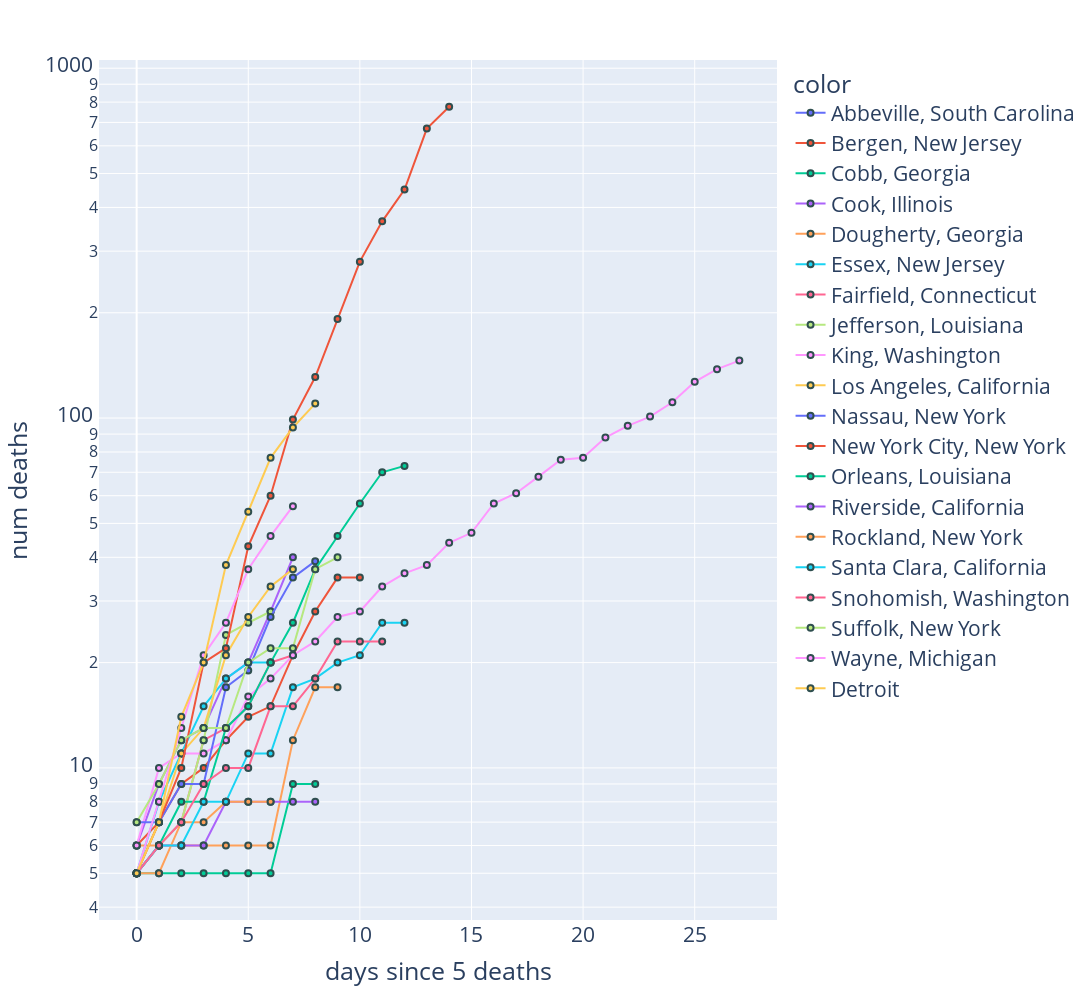

Here is the notebook cell this chart was saved with:
### Code cell
plt2 = px.scatter(x=plot_df_c.days, y=plot_df_c.value, color=plot_df_c.countystate,
              width=1200, height=1000, 
              log_y=True,
              labels=dict(y='num deaths', x='days since 5 deaths')
            )

plt2.update_traces(mode='lines+markers',
                  marker=dict(size=6,
                              line=dict(width=2,
                                        color='DarkSlateGrey')))
plt2.update_layout(font=dict(
        size=21))
plt2.show()

### Figure 1 — Plotly figure (JSON) as saved in the notebook; plotly's stock layout.template omitted (floating-point values rounded to 4 significant figures)
{"data": [{"hoverlabel": {"namelength": 0}, "hovertemplate": "color=Abbeville, South Carolina<br>days since 5 deaths=%{x}<br>num deaths=%{y}", "legendgroup": "Abbeville, South Carolina", "marker": {"color": "#636efa", "line": {"color": "DarkSlateGrey", "width": 2}, "size": 6, "symbol": "circle"}, "mode": "lines+markers", "name": "Abbeville, South Carolina", "showlegend": true, "type": "scatter", "x": [0, 1, 2, 3, 4, 5, 6, 7, 8, 9, 10, 11, 12, 13, 14, 15, 16, 17, 18, 19, 20, 21, 22, 23, 24, 25, 26, 27], "xaxis": "x", "y": [null, null, null, null, null, null, null, null, null, null, null, null, null, null, null, null, null, null, null, null, null, null, null, null, null, null, null, null], "yaxis": "y"}, {"hoverlabel": {"namelength": 0}, "hovertemplate": "color=Bergen, New Jersey<br>days since 5 deaths=%{x}<br>num deaths=%{y}", "legendgroup": "Bergen, New Jersey", "marker": {"color": "#EF553B", "line": {"color": "DarkSlateGrey", "width": 2}, "size": 6, "symbol": "circle"}, "mode": "lines+markers", "name": "Bergen, New Jersey", "showlegend": true, "type": "scatter", "x": [0, 1, 2, 3, 4, 5, 6, 7, 8, 9, 10, 11, 12, 13, 14, 15, 16, 17, 18, 19, 20, 21, 22, 23, 24, 25, 26, 27], "xaxis": "x", "y": [6, 7, 9, 10, 12, 14, 15, 21, 28, 35, 35, null, null, null, null, null, null, null, null, null, null, null, null, null, null, null, null, null], "yaxis": "y"}, {"hoverlabel": {"namelength": 0}, "hovertemplate": "color=Cobb, Georgia<br>days since 5 deaths=%{x}<br>num deaths=%{y}", "legendgroup": "Cobb, Georgia", "marker": {"color": "#00cc96", "line": {"color": "DarkSlateGrey", "width": 2}, "size": 6, "symbol": "circle"}, "mode": "lines+markers", "name": "Cobb, Georgia", "showlegend": true, "type": "scatter", "x": [0, 1, 2, 3, 4, 5, 6, 7, 8, 9, 10, 11, 12, 13, 14, 15, 16, 17, 18, 19, 20, 21, 22, 23, 24, 25, 26, 27], "xaxis": "x", "y": [5, 5, 5, 5, 5, 5, 5, 9, 9, null, null, null, null, null, null, null, null, null, null, null, null, null, null, null, null, null, null, null], "yaxis": "y"}, {"hoverlabel": {"namelength": 0}, "hovertemplate": "color=Cook, Illinois<br>days since 5 deaths=%{x}<br>num deaths=%{y}", "legendgroup": "Cook, Illinois", "marker": {"color": "#ab63fa", "line": {"color": "DarkSlateGrey", "width": 2}, "size": 6, "symbol": "circle"}, "mode": "lines+markers", "name": "Cook, Illinois", "showlegend": true, "type": "scatter", "x": [0, 1, 2, 3, 4, 5, 6, 7, 8, 9, 10, 11, 12, 13, 14, 15, 16, 17, 18, 19, 20, 21, 22, 23, 24, 25, 26, 27], "xaxis": "x", "y": [6, 9, 12, 13, 18, 20, 28, 40, null, null, null, null, null, null, null, null, null, null, null, null, null, null, null, null, null, null, null, null], "yaxis": "y"}, {"hoverlabel": {"namelength": 0}, "hovertemplate": "color=Dougherty, Georgia<br>days since 5 deaths=%{x}<br>num deaths=%{y}", "legendgroup": "Dougherty, Georgia", "marker": {"color": "#FFA15A", "line": {"color": "DarkSlateGrey", "width": 2}, "size": 6, "symbol": "circle"}, "mode": "lines+markers", "name": "Dougherty, Georgia", "showlegend": true, "type": "scatter", "x": [0, 1, 2, 3, 4, 5, 6, 7, 8, 9, 10, 11, 12, 13, 14, 15, 16, 17, 18, 19, 20, 21, 22, 23, 24, 25, 26, 27], "xaxis": "x", "y": [6, 6, 6, 6, 6, 6, 6, 12, 17, 17, null, null, null, null, null, null, null, null, null, null, null, null, null, null, null, null, null, null], "yaxis": "y"}, {"hoverlabel": {"namelength": 0}, "hovertemplate": "color=Essex, New Jersey<br>days since 5 deaths=%{x}<br>num deaths=%{y}", "legendgroup": "Essex, New Jersey", "marker": {"color": "#19d3f3", "line": {"color": "DarkSlateGrey", "width": 2}, "size": 6, "symbol": "circle"}, "mode": "lines+markers", "name": "Essex, New Jersey", "showlegend": true, "type": "scatter", "x": [0, 1, 2, 3, 4, 5, 6, 7, 8, 9, 10, 11, 12, 13, 14, 15, 16, 17, 18, 19, 20, 21, 22, 23, 24, 25, 26, 27], "xaxis": "x", "y": [5, 8, 11, 15, 18, 20, 20, null, null, null, null, null, null, null, null, null, null, null, null, null, null, null, null, null, null, null, null, null], "yaxis": "y"}, {"hoverlabel": {"namelength": 0}, "hovertemplate": "color=Fairfield, Connecticut<br>days since 5 deaths=%{x}<br>num deaths=%{y}", "legendgroup": "Fairfield, Connecticut", "marker": {"color": "#FF6692", "line": {"color": "DarkSlateGrey", "width": 2}, "size": 6, "symbol": "circle"}, "mode": "lines+markers", "name": "Fairfield, Connecticut", "showlegend": true, "type": "scatter", "x": [0, 1, 2, 3, 4, 5, 6, 7, 8, 9, 10, 11, 12, 13, 14, 15, 16, 17, 18, 19, 20, 21, 22, 23, 24, 25, 26, 27], "xaxis": "x", "y": [5, 6, 7, 12, 13, 15, 20, 21, null, null, null, null, null, null, null, null, null, null, null, null, null, null, null, null, null, null, null, null], "yaxis": "y"}, {"hoverlabel": {"namelength": 0}, "hovertemplate": "color=Jefferson, Louisiana<br>days since 5 deaths=%{x}<br>num deaths=%{y}", "legendgroup": "Jefferson, Louisiana", "marker": {"color": "#B6E880", "line": {"color": "DarkSlateGrey", "width": 2}, "size": 6, "symbol": "circle"}, "mode": "lines+markers", "name": "Jefferson, Louisiana", "showlegend": true, "type": "scatter", "x": [0, 1, 2, 3, 4, 5, 6, 7, 8, 9, 10, 11, 12, 13, 14, 15, 16, 17, 18, 19, 20, 21, 22, 23, 24, 25, 26, 27], "xaxis": "x", "y": [5, 6, 7, 12, 24, 26, 28, null, null, null, null, null, null, null, null, null, null, null, null, null, null, null, null, null, null, null, null, null], "yaxis": "y"}, {"hoverlabel": {"namelength": 0}, "hovertemplate": "color=King, Washington<br>days since 5 deaths=%{x}<br>num deaths=%{y}", "legendgroup": "King, Washington", "marker": {"color": "#FF97FF", "line": {"color": "DarkSlateGrey", "width": 2}, "size": 6, "symbol": "circle"}, "mode": "lines+markers", "name": "King, Washington", "showlegend": true, "type": "scatter", "x": [0, 1, 2, 3, 4, 5, 6, 7, 8, 9, 10, 11, 12, 13, 14, 15, 16, 17, 18, 19, 20, 21, 22, 23, 24, 25, 26, 27], "xaxis": "x", "y": [6, 10, 11, 11, 12, 16, 18, 21, 23, 27, 28, 33, 36, 38, 44, 47, 57, 61, 68, 76, 77, 88, 95, 101, 111, 127, 138, 146], "yaxis": "y"}, {"hoverlabel": {"namelength": 0}, "hovertemplate": "color=Los Angeles, California<br>days since 5 deaths=%{x}<br>num deaths=%{y}", "legendgroup": "Los Angeles, California", "marker": {"color": "#FECB52", "line": {"color": "DarkSlateGrey", "width": 2}, "size": 6, "symbol": "circle"}, "mode": "lines+markers", "name": "Los Angeles, California", "showlegend": true, "type": "scatter", "x": [0, 1, 2, 3, 4, 5, 6, 7, 8, 9, 10, 11, 12, 13, 14, 15, 16, 17, 18, 19, 20, 21, 22, 23, 24, 25, 26, 27], "xaxis": "x", "y": [5, 7, 11, 13, 21, 27, 33, 37, null, null, null, null, null, null, null, null, null, null, null, null, null, null, null, null, null, null, null, null], "yaxis": "y"}, {"hoverlabel": {"namelength": 0}, "hovertemplate": "color=Nassau, New York<br>days since 5 deaths=%{x}<br>num deaths=%{y}", "legendgroup": "Nassau, New York", "marker": {"color": "#636efa", "line": {"color": "DarkSlateGrey", "width": 2}, "size": 6, "symbol": "circle"}, "mode": "lines+markers", "name": "Nassau, New York", "showlegend": true, "type": "scatter", "x": [0, 1, 2, 3, 4, 5, 6, 7, 8, 9, 10, 11, 12, 13, 14, 15, 16, 17, 18, 19, 20, 21, 22, 23, 24, 25, 26, 27], "xaxis": "x", "y": [7, 7, 9, 9, 17, 19, 27, 35, 39, null, null, null, null, null, null, null, null, null, null, null, null, null, null, null, null, null, null, null], "yaxis": "y"}, {"hoverlabel": {"namelength": 0}, "hovertemplate": "color=New York City, New York<br>days since 5 deaths=%{x}<br>num deaths=%{y}", "legendgroup": "New York City, New York", "marker": {"color": "#EF553B", "line": {"color": "DarkSlateGrey", "width": 2}, "size": 6, "symbol": "circle"}, "mode": "lines+markers", "name": "New York City, New York", "showlegend": true, "type": "scatter", "x": [0, 1, 2, 3, 4, 5, 6, 7, 8, 9, 10, 11, 12, 13, 14, 15, 16, 17, 18, 19, 20, 21, 22, 23, 24, 25, 26, 27], "xaxis": "x", "y": [5, 7, 10, 20, 22, 43, 60, 99, 131, 192, 280, 365, 450, 672, 776, null, null, null, null, null, null, null, null, null, null, null, null, null], "yaxis": "y"}, {"hoverlabel": {"namelength": 0}, "hovertemplate": "color=Orleans, Louisiana<br>days since 5 deaths=%{x}<br>num deaths=%{y}", "legendgroup": "Orleans, Louisiana", "marker": {"color": "#00cc96", "line": {"color": "DarkSlateGrey", "width": 2}, "size": 6, "symbol": "circle"}, "mode": "lines+markers", "name": "Orleans, Louisiana", "showlegend": true, "type": "scatter", "x": [0, 1, 2, 3, 4, 5, 6, 7, 8, 9, 10, 11, 12, 13, 14, 15, 16, 17, 18, 19, 20, 21, 22, 23, 24, 25, 26, 27], "xaxis": "x", "y": [5, 6, 8, 8, 13, 15, 20, 26, 37, 46, 57, 70, 73, null, null, null, null, null, null, null, null, null, null, null, null, null, null, null], "yaxis": "y"}, {"hoverlabel": {"namelength": 0}, "hovertemplate": "color=Riverside, California<br>days since 5 deaths=%{x}<br>num deaths=%{y}", "legendgroup": "Riverside, California", "marker": {"color": "#ab63fa", "line": {"color": "DarkSlateGrey", "width": 2}, "size": 6, "symbol": "circle"}, "mode": "lines+markers", "name": "Riverside, California", "showlegend": true, "type": "scatter", "x": [0, 1, 2, 3, 4, 5, 6, 7, 8, 9, 10, 11, 12, 13, 14, 15, 16, 17, 18, 19, 20, 21, 22, 23, 24, 25, 26, 27], "xaxis": "x", "y": [5, 6, 6, 6, 8, 8, 8, 8, 8, null, null, null, null, null, null, null, null, null, null, null, null, null, null, null, null, null, null, null], "yaxis": "y"}, {"hoverlabel": {"namelength": 0}, "hovertemplate": "color=Rockland, New York<br>days since 5 deaths=%{x}<br>num deaths=%{y}", "legendgroup": "Rockland, New York", "marker": {"color": "#FFA15A", "line": {"color": "DarkSlateGrey", "width": 2}, "size": 6, "symbol": "circle"}, "mode": "lines+markers", "name": "Rockland, New York", "showlegend": true, "type": "scatter", "x": [0, 1, 2, 3, 4, 5, 6, 7, 8, 9, 10, 11, 12, 13, 14, 15, 16, 17, 18, 19, 20, 21, 22, 23, 24, 25, 26, 27], "xaxis": "x", "y": [5, 5, 7, 7, 8, 8, 8, null, null, null, null, null, null, null, null, null, null, null, null, null, null, null, null, null, null, null, null, null], "yaxis": "y"}, {"hoverlabel": {"namelength": 0}, "hovertemplate": "color=Santa Clara, California<br>days since 5 deaths=%{x}<br>num deaths=%{y}", "legendgroup": "Santa Clara, California", "marker": {"color": "#19d3f3", "line": {"color": "DarkSlateGrey", "width": 2}, "size": 6, "symbol": "circle"}, "mode": "lines+markers", "name": "Santa Clara, California", "showlegend": true, "type": "scatter", "x": [0, 1, 2, 3, 4, 5, 6, 7, 8, 9, 10, 11, 12, 13, 14, 15, 16, 17, 18, 19, 20, 21, 22, 23, 24, 25, 26, 27], "xaxis": "x", "y": [5, 6, 6, 8, 8, 11, 11, 17, 18, 20, 21, 26, 26, null, null, null, null, null, null, null, null, null, null, null, null, null, null, null], "yaxis": "y"}, {"hoverlabel": {"namelength": 0}, "hovertemplate": "color=Snohomish, Washington<br>days since 5 deaths=%{x}<br>num deaths=%{y}", "legendgroup": "Snohomish, Washington", "marker": {"color": "#FF6692", "line": {"color": "DarkSlateGrey", "width": 2}, "size": 6, "symbol": "circle"}, "mode": "lines+markers", "name": "Snohomish, Washington", "showlegend": true, "type": "scatter", "x": [0, 1, 2, 3, 4, 5, 6, 7, 8, 9, 10, 11, 12, 13, 14, 15, 16, 17, 18, 19, 20, 21, 22, 23, 24, 25, 26, 27], "xaxis": "x", "y": [5, 6, 7, 9, 10, 10, 15, 15, 18, 23, 23, 23, null, null, null, null, null, null, null, null, null, null, null, null, null, null, null, null], "yaxis": "y"}, {"hoverlabel": {"namelength": 0}, "hovertemplate": "color=Suffolk, New York<br>days since 5 deaths=%{x}<br>num deaths=%{y}", "legendgroup": "Suffolk, New York", "marker": {"color": "#B6E880", "line": {"color": "DarkSlateGrey", "width": 2}, "size": 6, "symbol": "circle"}, "mode": "lines+markers", "name": "Suffolk, New York", "showlegend": true, "type": "scatter", "x": [0, 1, 2, 3, 4, 5, 6, 7, 8, 9, 10, 11, 12, 13, 14, 15, 16, 17, 18, 19, 20, 21, 22, 23, 24, 25, 26, 27], "xaxis": "x", "y": [7, 9, 12, 13, 13, 20, 22, 22, 37, 40, null, null, null, null, null, null, null, null, null, null, null, null, null, null, null, null, null, null], "yaxis": "y"}, {"hoverlabel": {"namelength": 0}, "hovertemplate": "color=Wayne, Michigan<br>days since 5 deaths=%{x}<br>num deaths=%{y}", "legendgroup": "Wayne, Michigan", "marker": {"color": "#FF97FF", "line": {"color": "DarkSlateGrey", "width": 2}, "size": 6, "symbol": "circle"}, "mode": "lines+markers", "name": "Wayne, Michigan", "showlegend": true, "type": "scatter", "x": [0, 1, 2, 3, 4, 5, 6, 7, 8, 9, 10, 11, 12, 13, 14, 15, 16, 17, 18, 19, 20, 21, 22, 23, 24, 25, 26, 27], "xaxis": "x", "y": [5, 8, 13, 21, 26, 37, 46, 56, null, null, null, null, null, null, null, null, null, null, null, null, null, null, null, null, null, null, null, null], "yaxis": "y"}, {"hoverlabel": {"namelength": 0}, "hovertemplate": "color=Detroit<br>days since 5 deaths=%{x}<br>num deaths=%{y}", "legendgroup": "Detroit", "marker": {"color": "#FECB52", "line": {"color": "DarkSlateGrey", "width": 2}, "size": 6, "symbol": "circle"}, "mode": "lines+markers", "name": "Detroit", "showlegend": true, "type": "scatter", "x": [0, 1, 2, 3, 4, 5, 6, 7, 8, 9, 10, 11, 12, 13, 14, 15, 16, 17, 18, 19, 20, 21, 22, 23, 24, 25, 26, 27], "xaxis": "x", "y": [5, 7, 14, 20, 38, 54, 77, 94, 110, null, null, null, null, null, null, null, null, null, null, null, null, null, null, null, null, null, null, null], "yaxis": "y"}], "layout": {"font": {"size": 21}, "height": 1000, "legend": {"title": {"text": "color"}, "tracegroupgap": 0}, "margin": {"t": 60}, "width": 1200, "xaxis": {"anchor": "y", "autorange": true, "domain": [0, 1], "range": [-1.667, 28.67], "title": {"text": "days since 5 deaths"}, "type": "linear"}, "yaxis": {"anchor": "x", "autorange": true, "domain": [0, 1], "range": [0.5653, 3.023], "title": {"text": "num deaths"}, "type": "log"}}}
